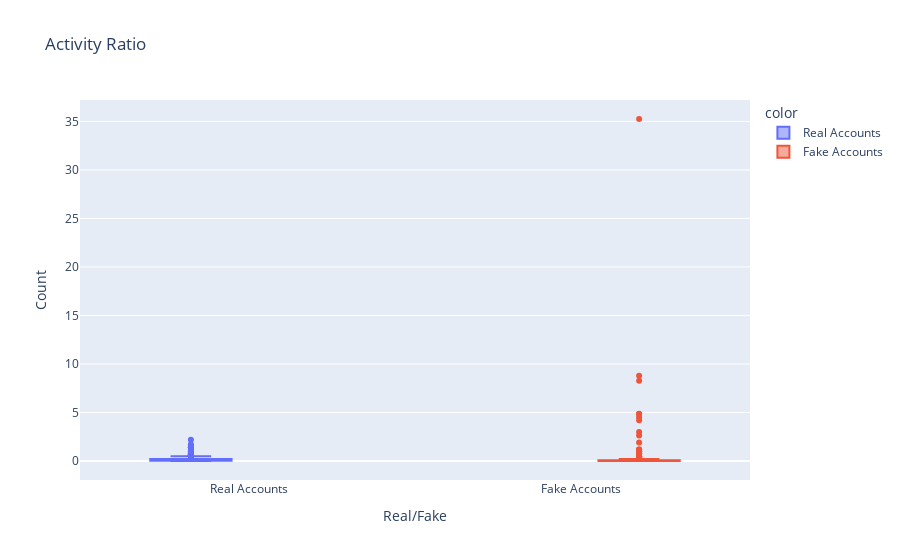

Source (notebook cell):
### Markdown cell above
<div style="font-size: 18px;
            line-height: 1.5;
            margin-bottom: 20px;
            font-family: Arial, sans-serif;"><br><br>
It seems that my prior deduction was right! The majority of accounts who follows more people than they are followed are fake accounts. While accounts with more followers than following, are real accounts.
<br><br>
That's great! We found another relevant pattern.
<br><br></div>

### Code cell
# Plotting Activity Ratio plot
fig = px.box(train, x='fake', y='activity ratio', color = legend_df['fake'], title = "Activity Ratio")

fig.update_layout(xaxis_title="Real/Fake", yaxis_title='Count', xaxis=dict(tickmode='array',
                                                                               tickvals=[0, 1],
                                                                               ticktext=['Real Accounts', 'Fake Accounts']
                                                                               ),
                     height = 650)

# Show the plot
fig.show()

### Figure 1 — Plotly figure (JSON) as saved in the notebook; plotly's stock layout.template omitted (floating-point values rounded to 4 significant figures; data arrays with more than 128 entries replaced by an {"elided": "..."} marker saying what was removed)
{"data": [{"alignmentgroup": "True", "hovertemplate": "color=Real Accounts<br>fake=%{x}<br>activity ratio=%{y}<extra></extra>", "legendgroup": "Real Accounts", "marker": {"color": "#636efa"}, "name": "Real Accounts", "notched": false, "offsetgroup": "Real Accounts", "orientation": "v", "showlegend": true, "type": "box", "x": {"elided": "287 int values"}, "x0": " ", "xaxis": "x", "y": {"elided": "287 float values"}, "y0": " ", "yaxis": "y"}, {"alignmentgroup": "True", "hovertemplate": "color=Fake Accounts<br>fake=%{x}<br>activity ratio=%{y}<extra></extra>", "legendgroup": "Fake Accounts", "marker": {"color": "#EF553B"}, "name": "Fake Accounts", "notched": false, "offsetgroup": "Fake Accounts", "orientation": "v", "showlegend": true, "type": "box", "x": {"elided": "287 int values"}, "x0": " ", "xaxis": "x", "y": {"elided": "287 float values"}, "y0": " ", "yaxis": "y"}], "layout": {"autosize": true, "boxmode": "group", "legend": {"title": {"text": "color"}, "tracegroupgap": 0}, "title": {"text": "Activity Ratio"}, "xaxis": {"anchor": "y", "autorange": true, "domain": [0, 1], "range": [-0.5073, 1.507], "tickmode": "array", "ticktext": ["Real Accounts", "Fake Accounts"], "tickvals": [0, 1], "title": {"text": "Real/Fake"}, "type": "linear"}, "yaxis": {"anchor": "x", "autorange": true, "domain": [0, 1], "range": [-1.958, 37.21], "title": {"text": "Count"}, "type": "linear"}}}
